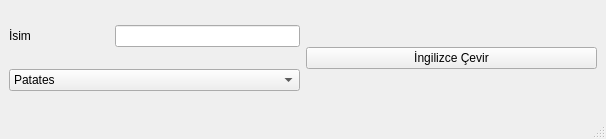
<?xml version="1.0" encoding="UTF-8"?>
<ui version="4.0">
 <class>MainWindow</class>
 <widget class="QMainWindow" name="MainWindow">
  <property name="geometry">
   <rect>
    <x>0</x>
    <y>0</y>
    <width>606</width>
    <height>139</height>
   </rect>
  </property>
  <property name="windowTitle">
   <string>MainWindow</string>
  </property>
  <widget class="QWidget" name="centralwidget">
   <layout class="QHBoxLayout" name="horizontalLayout_2">
    <item>
     <layout class="QVBoxLayout" name="verticalLayout">
      <item>
       <layout class="QHBoxLayout" name="horizontalLayout">
        <item>
         <widget class="QLabel" name="label">
          <property name="minimumSize">
           <size>
            <width>100</width>
            <height>0</height>
           </size>
          </property>
          <property name="maximumSize">
           <size>
            <width>100</width>
            <height>16777215</height>
           </size>
          </property>
          <property name="text">
           <string>İsim</string>
          </property>
         </widget>
        </item>
        <item>
         <widget class="QLineEdit" name="lineEdit"/>
        </item>
       </layout>
      </item>
      <item>
       <widget class="QComboBox" name="comboBox">
        <item>
         <property name="text">
          <string>Patates</string>
         </property>
        </item>
        <item>
         <property name="text">
          <string>Soğan</string>
         </property>
        </item>
        <item>
         <property name="text">
          <string>Domates</string>
         </property>
        </item>
       </widget>
      </item>
     </layout>
    </item>
    <item>
     <widget class="QPushButton" name="pushButton">
      <property name="sizePolicy">
       <sizepolicy hsizetype="MinimumExpanding" vsizetype="Fixed">
        <horstretch>0</horstretch>
        <verstretch>0</verstretch>
       </sizepolicy>
      </property>
      <property name="text">
       <string>İngilizce Çevir</string>
      </property>
     </widget>
    </item>
   </layout>
  </widget>
  <widget class="QMenuBar" name="menubar">
   <property name="geometry">
    <rect>
     <x>0</x>
     <y>0</y>
     <width>606</width>
     <height>25</height>
    </rect>
   </property>
  </widget>
  <widget class="QStatusBar" name="statusbar"/>
 </widget>
 <resources/>
 <connections/>
</ui>
